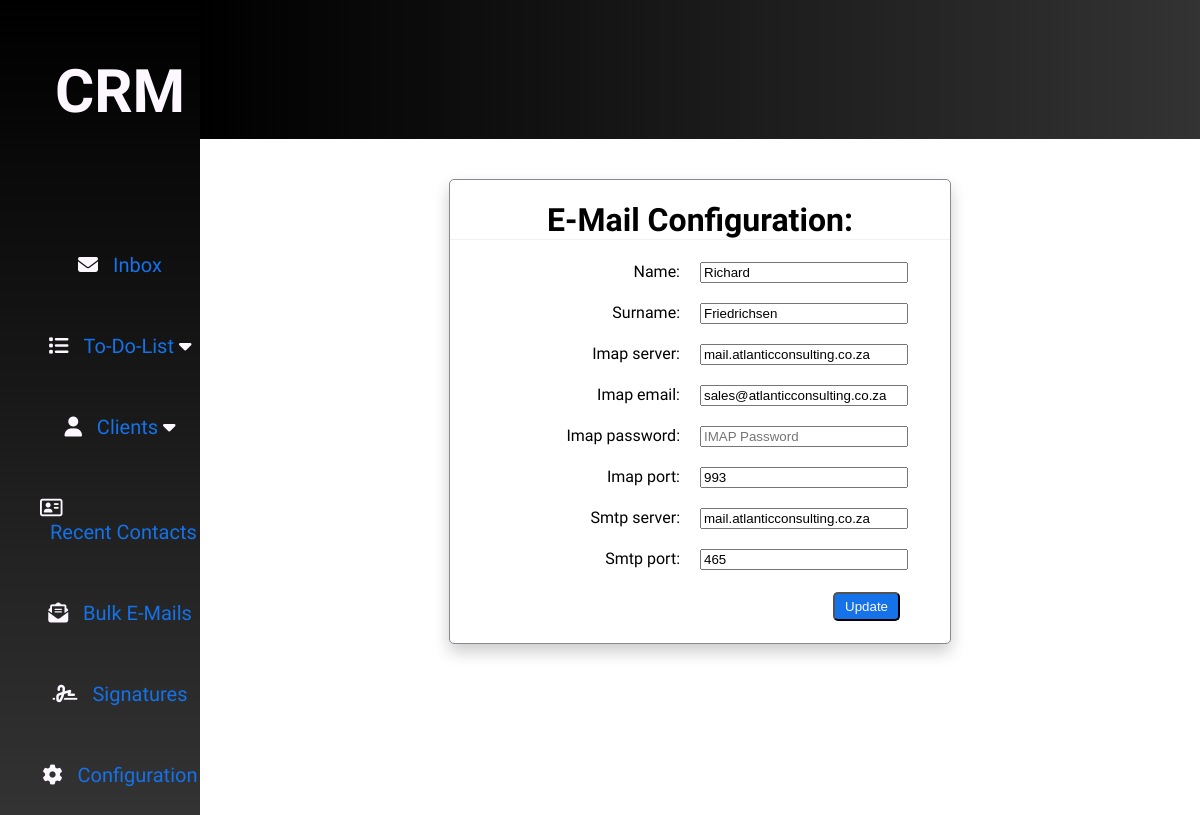
The app's page /user/configuration/ with its own data.
### B_User/models.py (models this page shows)
class User(models.Model):
    name = models.CharField(max_length=50)
    surname = models.CharField(max_length=50)
    imap_server = models.CharField(max_length=50)
    imap_email = models.EmailField()
    imap_password = models.CharField(max_length=50)
    imap_port = models.CharField(max_length=50)
    smtp_server = models.CharField(max_length=50, null=True)
    smtp_port = models.CharField(max_length=50, null=True)
    def __str__(self):
        return f"{self.name} {self.surname}"

### B_User/views.py (the view)
# urls.py: path('configuration/', views.list_config, name="list_config"),
def list_config(request):
    config = User.objects.first()
    print(config)
    submitted = False
    if request.method == "POST":
        form = add_config(request.POST, instance=config)
        if form.is_valid():
            form.save()
            return redirect('emails:list_emails')
    else:
        form = add_config(instance=config)
    if 'submitted' in request.GET:
        submitted = True
    return render(request, "configuration.html", {"form": form, 'submitted': submitted, 'config': config})

### B_User/configuration_from.py
class add_config(ModelForm):
    class Meta:
        model = User
        fields = '__all__'
        widgets = {
            'name': forms.TextInput(attrs={'placeholder': 'Enter your name','class': 'form-input-field'}),
            'surname': forms.TextInput(attrs={'placeholder': 'Enter your surname','class': 'form-input-field'}),
            'imap_server': forms.TextInput(attrs={'placeholder': 'IMAP Server','class': 'form-input-field'}),
            'imap_email': forms.EmailInput(attrs={'placeholder': 'IMAP Email','class': 'form-input-field'}),
            'imap_password': forms.PasswordInput(attrs={'placeholder': 'IMAP Password','class': 'form-input-field'}),
            'imap_port': forms.NumberInput(attrs={'placeholder': 'IMAP Port','class': 'form-input-field'}),
            'smtp_server': forms.TextInput(attrs={'placeholder': 'SMTP Server','class': 'form-input-field'}),
            'smtp_port': forms.NumberInput(attrs={'placeholder': 'SMTP Port','class': 'form-input-field'}),
        }

### templates/configuration.html (shortened to what this page needs)
{% extends 'main.html'%}
{% block content %}
   <div class="form-wrapper">
    <h1 class="table-header">E-Mail Configuration:</h1>
            <form class="form_centered" action="" method=POST>
                {% for field in form %}
                <div class="form-field">
                    <label class="form-label">{{ field.label_tag }}</label>
                    {{ field }}
                </div>
                {% endfor %}
                <div class="div-button">
                <button type="submit" class="table-button">{% if config is None %}Submit{% else %}Update{% endif%}</button>
                </div>
            </form>
    </div>
{% endblock %}

### static/main.css (style rules this page uses)
:root { --writing-color: #FDF7FF; --background-color: #343a40; --primary-color: #1572e8; --secondary-color: #dc3545; --button-color: #00A989; --table-color1: #ffffff; --table-color2: #f2f2f2; --table-writing: #888a90; }
body { margin: 0px; display: grid; height: 100%; grid-template-rows: repeat(12, 1fr); grid-template-columns: repeat(12, 1fr); font-family: 'Familjen Grotesk', sans-serif; }
.table-header { text-align: center; border-bottom: var(--table-color2) 1px solid; }
.table-button { background-color: var(--primary-color); margin: 2px 10px; border-radius: 5px; }
.form-wrapper { width: 500px; margin: 40px auto; background-color: var(--table-color1); border: 1px solid var(--table-writing); border-radius: 5px; box-shadow: 0px 8px 16px 0px rgba(0, 0, 0, 0.2); }
.form-field { display: grid; margin: 20px auto; grid-template-columns: repeat(2, 1fr); }
.form-label { grid-column: 1/1; text-align: end; margin-right: 20px; }
.form-input-field { grid-column: 2/2; width: 200px; }
.div-button { margin: 20px 40px; text-align: end; }
.table-button { color: var(--writing-color); padding: 5px 10px; }

### records on screen
User: form "Richard" "Friedrichsen" "mail.atlanticconsulting.co.za" "sales@atlanticconsulting.co.za" "993" "mail.atlanticconsulting.co.za" "465"

### other values on screen
{{ field.label_tag }} "Name:" "Surname:" "Imap server:" "Imap email:" "Imap password:" "Imap port:" "Smtp server:" "Smtp port:"
